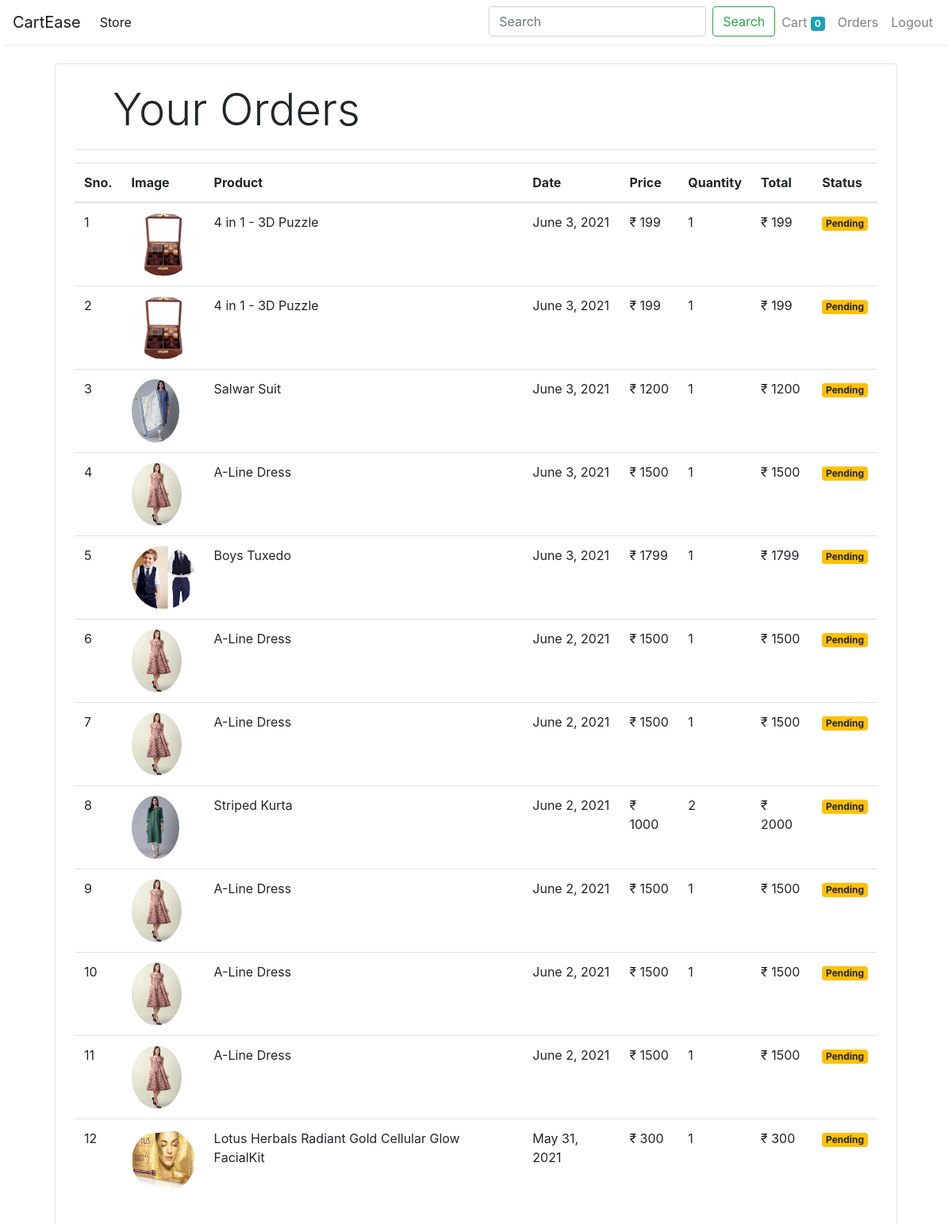
Screenshot of /orders (signed in) with the database file from the repository.
### store/models/orders.py (models this page shows, shortened)
class Order(models.Model):
    product = models.ForeignKey(Product, on_delete=models.CASCADE)
    customer = models.ForeignKey(Customer, on_delete=models.CASCADE)
    quantity = models.IntegerField(default=1)
    price = models.IntegerField()
    address = models.CharField(max_length=250, default='',blank=True)
    phone = models.CharField(max_length=10,default='',blank=True)
    date = models.DateField(default=datetime.datetime.today)
    status = models.BooleanField(default=False)
    @staticmethod
    def get_orders_by_customer(customer_id):
        return Order.objects.filter(customer = customer_id).order_by('-date')

### store/models/products.py (models this page shows, shortened)
class Product(models.Model):
    name = models.CharField(max_length=50)
    price = models.IntegerField(default=0)
    category = models.ForeignKey(Category, on_delete=models.CASCADE,default=1)
    sub_category = models.ForeignKey(SubCategory, on_delete=models.CASCADE,default=1)
    description = models.CharField(max_length=50,default='',null = True,blank = True)
    image = models.ImageField(upload_to='uploads/product/')

### store/middlewares/auth.py (the view)
    def middleware(request):
        returnUrl = request.META['PATH_INFO']
        if not request.session.get('customer'):
            return redirect(f'login?return_url={returnUrl}')
        response = get_response(request)
        return response

### store/templatetags/custom_filter.py (called while the page is built)
@register.filter(name='currency')
def currency(number):
    return "₹ "+str(number)

@register.filter(name='multiply')
def multiply(number, number1):
    return number * number1

### store/views/orders.py (called while the page is built)
    def get(self, request):
        customer = request.session.get('customer')
        order = Order.get_orders_by_customer(customer)
        return render(request,'orders.html', {'orders': order})

### store/templates/orders.html
{% extends 'base.html' %}
{% block content %}
{% load cart %}
{% load custom_filter %}
<div class = "container">
    <div class="border rounded p-4 m-4">
        <p class="display-4 pl-4 ml-4">Your Orders</p>
        <hr>
        <table class="table">
            <thead>
                <tr>
                    <th>Sno.</th>
                    <th>Image</th>
                    <th>Product</th>
                    <th>Date</th>
                    <th>Price</th>
                    <th>Quantity</th>
                    <th>Total</th>
                    <th>Status</th>
                </tr>
            </thead>
            <tbody>
                {% for order in orders %}
                <tr>
                    <td>{{forloop.counter}}</td>
                    <td><img style="height: 80px; " class="rounded-circle" src="{{order.product.image.url}}" alt=""></td>
                    <td>{{order.product.name}}</td>
                    <td>{{order.date}}</td>
                    <td>{{order.price|currency}}</td>
                    <td>{{order.quantity}}</td>
                    <td>{{order.quantity|multiply:order.price|currency}}</td>
                    {% if order.status %}
                    <td><span class="badge badge-success">Completed</span></td>
                    {%else%}
                    <td><span class="badge badge-warning">Pending</span></td>
                    {% endif %}
                </tr>
                {% endfor %}
            </tbody>
        </table>
    </div>
</div>
{% endblock %}

### rows the page displays
Order: product.image (picture), product.name "4 in 1 - 3D Puzzle", date "June 3, 2021", price "₹ 199", quantity "1", quantity|multiply "₹ 199", status "Pending"
Order: product.image (picture), product.name "4 in 1 - 3D Puzzle", date "June 3, 2021", price "₹ 199", quantity "1", quantity|multiply "₹ 199", status "Pending"
Order: product.image (picture), product.name "Salwar Suit", date "June 3, 2021", price "₹ 1200", quantity "1", quantity|multiply "₹ 1200", status "Pending"
Order: product.image (picture), product.name "A-Line Dress", date "June 3, 2021", price "₹ 1500", quantity "1", quantity|multiply "₹ 1500", status "Pending"
Order: product.image (picture), product.name "Boys Tuxedo", date "June 3, 2021", price "₹ 1799", quantity "1", quantity|multiply "₹ 1799", status "Pending"
Order: product.image (picture), product.name "A-Line Dress", date "June 2, 2021", price "₹ 1500", quantity "1", quantity|multiply "₹ 1500", status "Pending"
Order: product.image (picture), product.name "A-Line Dress", date "June 2, 2021", price "₹ 1500", quantity "1", quantity|multiply "₹ 1500", status "Pending"
Order: product.image (picture), product.name "Striped Kurta", date "June 2, 2021", price "₹ 1000", quantity "2", quantity|multiply "₹ 2000", status "Pending"
Order: product.image (picture), product.name "A-Line Dress", date "June 2, 2021", price "₹ 1500", quantity "1", quantity|multiply "₹ 1500", status "Pending"
Order: product.image (picture), product.name "A-Line Dress", date "June 2, 2021", price "₹ 1500", quantity "1", quantity|multiply "₹ 1500", status "Pending"
Order: product.image (picture), product.name "A-Line Dress", date "June 2, 2021", price "₹ 1500", quantity "1", quantity|multiply "₹ 1500", status "Pending"
Order: product.image (picture), product.name "Lotus Herbals Radiant Gold Cellular Glow FacialKit", date "May 31, 2021", price "₹ 300", quantity "1", quantity|multiply "₹ 300", status "Pending"

### other values shown
{{ request.session.cart.keys|length }} "0"
